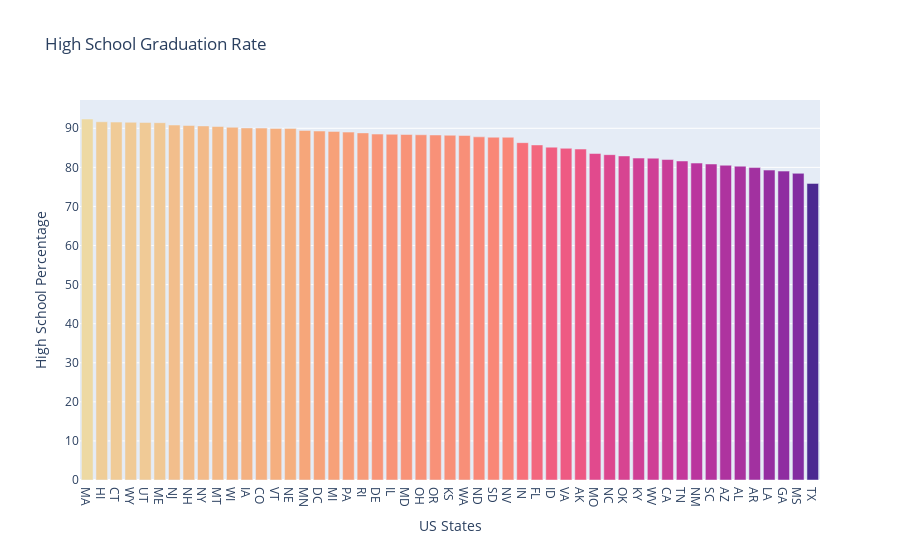

The code cell stored with this chart in its notebook:
### Code cell
fig = px.bar(df_hs, x="Geographic Area",  y='percent_completed_hs', title="High School Graduation Rate", color='percent_completed_hs',
              color_continuous_scale='Agsunset')
fig.update_layout(xaxis_title='US States',yaxis_title='High School Percentage',coloraxis_showscale=False)
fig.update_xaxes(categoryorder='total descending')
fig.show()

### Figure 1 — Plotly figure (JSON) as saved in the notebook; plotly's stock layout.template omitted (floating-point values rounded to 4 significant figures)
{"data": [{"alignmentgroup": "True", "hovertemplate": "Geographic Area=%{x}<br>percent_completed_hs=%{marker.color}<extra></extra>", "legendgroup": "", "marker": {"color": [84.69, 80.31, 79.95, 80.55, 82.01, 90.05, 91.59, 89.3, 88.52, 85.74, 79.04, 91.67, 90.09, 85.17, 88.48, 86.32, 88.22, 82.38, 79.3, 92.38, 88.41, 91.43, 89.21, 89.47, 83.54, 78.47, 90.46, 83.25, 87.81, 89.97, 90.71, 90.84, 81.1, 87.7, 90.61, 88.34, 82.92, 88.28, 89.02, 88.82, 80.86, 87.72, 81.63, 75.9, 91.49, 84.88, 89.98, 88.17, 90.26, 82.35, 91.54], "coloraxis": "coloraxis", "pattern": {"shape": ""}}, "name": "", "offsetgroup": "", "orientation": "v", "showlegend": false, "textposition": "auto", "type": "bar", "x": ["AK", "AL", "AR", "AZ", "CA", "CO", "CT", "DC", "DE", "FL", "GA", "HI", "IA", "ID", "IL", "IN", "KS", "KY", "LA", "MA", "MD", "ME", "MI", "MN", "MO", "MS", "MT", "NC", "ND", "NE", "NH", "NJ", "NM", "NV", "NY", "OH", "OK", "OR", "PA", "RI", "SC", "SD", "TN", "TX", "UT", "VA", "VT", "WA", "WI", "WV", "WY"], "xaxis": "x", "y": [84.69, 80.31, 79.95, 80.55, 82.01, 90.05, 91.59, 89.3, 88.52, 85.74, 79.04, 91.67, 90.09, 85.17, 88.48, 86.32, 88.22, 82.38, 79.3, 92.38, 88.41, 91.43, 89.21, 89.47, 83.54, 78.47, 90.46, 83.25, 87.81, 89.97, 90.71, 90.84, 81.1, 87.7, 90.61, 88.34, 82.92, 88.28, 89.02, 88.82, 80.86, 87.72, 81.63, 75.9, 91.49, 84.88, 89.98, 88.17, 90.26, 82.35, 91.54], "yaxis": "y"}], "layout": {"barmode": "relative", "coloraxis": {"colorbar": {"title": {"text": "percent_completed_hs"}}, "colorscale": [[0, "rgb(75, 41, 145)"], [0.1667, "rgb(135, 44, 162)"], [0.3333, "rgb(192, 54, 157)"], [0.5, "rgb(234, 79, 136)"], [0.6667, "rgb(250, 120, 118)"], [0.8333, "rgb(246, 169, 122)"], [1, "rgb(237, 217, 163)"]], "showscale": false}, "legend": {"tracegroupgap": 0}, "title": {"text": "High School Graduation Rate"}, "xaxis": {"anchor": "y", "categoryorder": "total descending", "domain": [0, 1], "title": {"text": "US States"}}, "yaxis": {"anchor": "x", "domain": [0, 1], "title": {"text": "High School Percentage"}}}}
